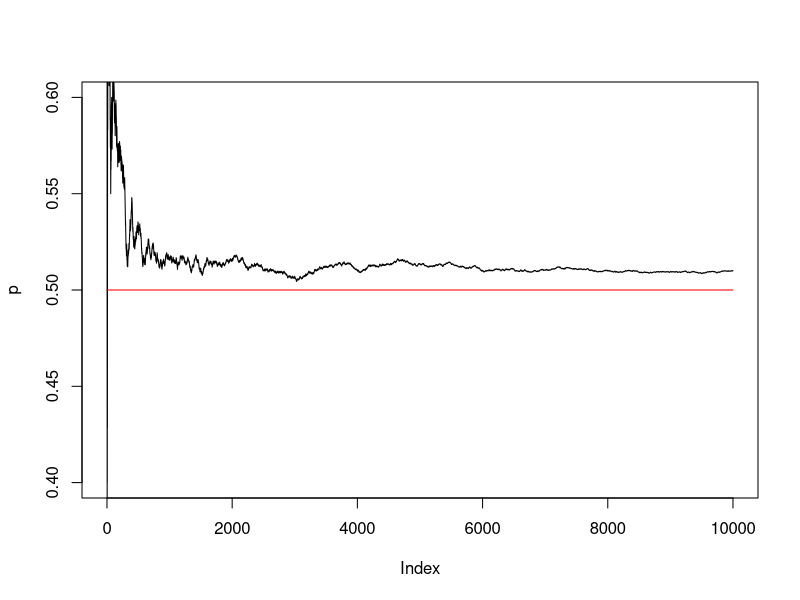
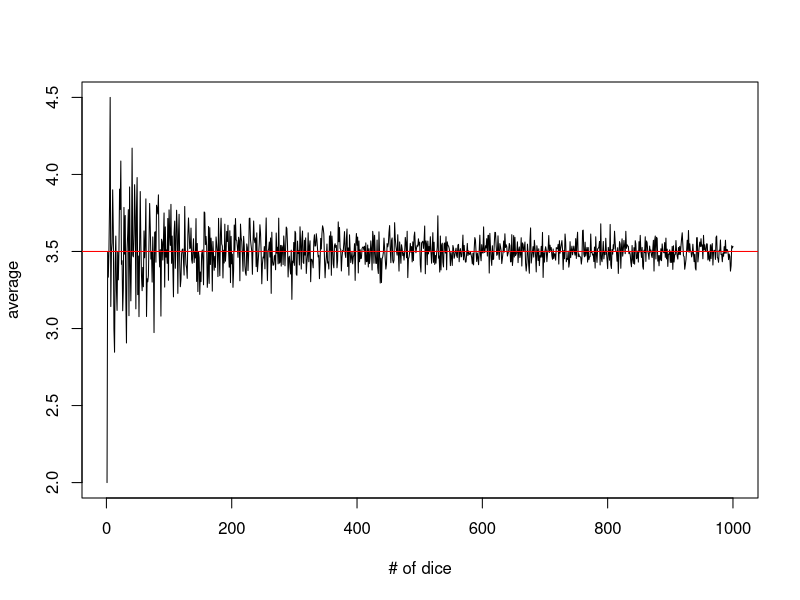

The R source for these figures, in order:

# Clear All
rm(list = ls())

# Fair coin example
set.seed(7)
n <- 10000
x <- sample(0:1, n, repl=T)
s <- cumsum(x); p <- s/(1:n)
plot(p, ylim=c(.4, .6), type="l")
lines(c(0,n), c(.5,.5), col = "red")
round(cbind(x,s,p), 3)[1:10,]; p[n]



# Die example
rm(list = ls())
set.seed(7)

die <- 1:6
roll <- function(n) {
  mean(sample(die, size = n, replace = TRUE))
}

plot(sapply(1:1000, roll), type = "l",
     xlab = "# of dice", ylab = "average")
abline(h = 3.5, col = "red")
